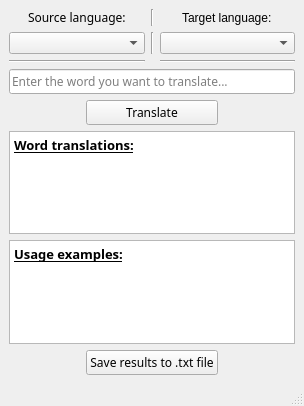
<?xml version="1.0" encoding="UTF-8"?>
<ui version="4.0">
 <class>MainWindow</class>
 <widget class="QMainWindow" name="MainWindow">
  <property name="geometry">
   <rect>
    <x>0</x>
    <y>0</y>
    <width>304</width>
    <height>406</height>
   </rect>
  </property>
  <property name="windowTitle">
   <string>MainWindow</string>
  </property>
  <widget class="QWidget" name="centralwidget">
   <layout class="QGridLayout" name="gridLayout">
    <item row="0" column="0">
     <layout class="QGridLayout" name="gridLayout_4">
      <item row="1" column="0">
       <widget class="QComboBox" name="comboBox"/>
      </item>
      <item row="1" column="2">
       <widget class="QComboBox" name="comboBox_2"/>
      </item>
      <item row="1" column="1">
       <widget class="Line" name="line">
        <property name="orientation">
         <enum>Qt::Vertical</enum>
        </property>
       </widget>
      </item>
      <item row="0" column="2" alignment="Qt::AlignHCenter">
       <widget class="QLabel" name="label_2">
        <property name="font">
         <font>
          <family>Microsoft YaHei UI</family>
         </font>
        </property>
        <property name="text">
         <string>Target language:</string>
        </property>
       </widget>
      </item>
      <item row="2" column="2">
       <widget class="Line" name="line_4">
        <property name="orientation">
         <enum>Qt::Horizontal</enum>
        </property>
       </widget>
      </item>
      <item row="0" column="0" alignment="Qt::AlignHCenter">
       <widget class="QLabel" name="label">
        <property name="font">
         <font>
          <family>Microsoft YaHei</family>
         </font>
        </property>
        <property name="text">
         <string>Source language:</string>
        </property>
       </widget>
      </item>
      <item row="2" column="0">
       <widget class="Line" name="line_3">
        <property name="orientation">
         <enum>Qt::Horizontal</enum>
        </property>
       </widget>
      </item>
      <item row="0" column="1">
       <widget class="Line" name="line_2">
        <property name="orientation">
         <enum>Qt::Vertical</enum>
        </property>
       </widget>
      </item>
     </layout>
    </item>
    <item row="1" column="0">
     <layout class="QGridLayout" name="gridLayout_8">
      <item row="2" column="0" colspan="3">
       <widget class="QTextBrowser" name="textBrowser">
        <property name="font">
         <font>
          <family>Microsoft YaHei Light</family>
         </font>
        </property>
        <property name="horizontalScrollBarPolicy">
         <enum>Qt::ScrollBarAlwaysOff</enum>
        </property>
        <property name="html">
         <string>&lt;!DOCTYPE HTML PUBLIC &quot;-//W3C//DTD HTML 4.0//EN&quot; &quot;http://www.w3.org/TR/REC-html40/strict.dtd&quot;&gt;
&lt;html&gt;&lt;head&gt;&lt;meta name=&quot;qrichtext&quot; content=&quot;1&quot; /&gt;&lt;style type=&quot;text/css&quot;&gt;
p, li { white-space: pre-wrap; }
&lt;/style&gt;&lt;/head&gt;&lt;body style=&quot; font-family:'Microsoft YaHei Light'; font-size:8pt; font-weight:400; font-style:normal;&quot;&gt;
&lt;p style=&quot; margin-top:0px; margin-bottom:0px; margin-left:0px; margin-right:0px; -qt-block-indent:0; text-indent:0px;&quot;&gt;&lt;span style=&quot; font-size:10pt; font-weight:600; text-decoration: underline;&quot;&gt;Word translations:&lt;/span&gt;&lt;/p&gt;
&lt;p style=&quot;-qt-paragraph-type:empty; margin-top:0px; margin-bottom:0px; margin-left:0px; margin-right:0px; -qt-block-indent:0; text-indent:0px; font-weight:600;&quot;&gt;&lt;br /&gt;&lt;/p&gt;&lt;/body&gt;&lt;/html&gt;</string>
        </property>
       </widget>
      </item>
      <item row="0" column="0" colspan="3">
       <widget class="QLineEdit" name="lineEdit">
        <property name="font">
         <font>
          <family>Microsoft YaHei UI Light</family>
         </font>
        </property>
        <property name="text">
         <string/>
        </property>
        <property name="placeholderText">
         <string>Enter the word you want to translate...</string>
        </property>
       </widget>
      </item>
      <item row="1" column="1">
       <widget class="QPushButton" name="pushButton">
        <property name="font">
         <font>
          <family>Microsoft YaHei</family>
         </font>
        </property>
        <property name="text">
         <string>Translate</string>
        </property>
       </widget>
      </item>
      <item row="1" column="2">
       <spacer name="verticalSpacer">
        <property name="orientation">
         <enum>Qt::Vertical</enum>
        </property>
        <property name="sizeHint" stdset="0">
         <size>
          <width>20</width>
          <height>40</height>
         </size>
        </property>
       </spacer>
      </item>
      <item row="1" column="0">
       <spacer name="verticalSpacer_2">
        <property name="orientation">
         <enum>Qt::Vertical</enum>
        </property>
        <property name="sizeHint" stdset="0">
         <size>
          <width>20</width>
          <height>40</height>
         </size>
        </property>
       </spacer>
      </item>
      <item row="4" column="1">
       <widget class="QPushButton" name="pushButton_2">
        <property name="font">
         <font>
          <family>Microsoft YaHei</family>
         </font>
        </property>
        <property name="text">
         <string>Save results to .txt file</string>
        </property>
       </widget>
      </item>
      <item row="3" column="0" colspan="3">
       <widget class="QTextBrowser" name="textBrowser_2">
        <property name="font">
         <font>
          <family>Microsoft YaHei Light</family>
         </font>
        </property>
        <property name="horizontalScrollBarPolicy">
         <enum>Qt::ScrollBarAlwaysOff</enum>
        </property>
        <property name="html">
         <string>&lt;!DOCTYPE HTML PUBLIC &quot;-//W3C//DTD HTML 4.0//EN&quot; &quot;http://www.w3.org/TR/REC-html40/strict.dtd&quot;&gt;
&lt;html&gt;&lt;head&gt;&lt;meta name=&quot;qrichtext&quot; content=&quot;1&quot; /&gt;&lt;style type=&quot;text/css&quot;&gt;
p, li { white-space: pre-wrap; }
&lt;/style&gt;&lt;/head&gt;&lt;body style=&quot; font-family:'Microsoft YaHei Light'; font-size:8pt; font-weight:400; font-style:normal;&quot;&gt;
&lt;p style=&quot; margin-top:0px; margin-bottom:0px; margin-left:0px; margin-right:0px; -qt-block-indent:0; text-indent:0px;&quot;&gt;&lt;span style=&quot; font-size:10pt; font-weight:600; text-decoration: underline;&quot;&gt;Usage examples:&lt;/span&gt;&lt;/p&gt;
&lt;p style=&quot;-qt-paragraph-type:empty; margin-top:0px; margin-bottom:0px; margin-left:0px; margin-right:0px; -qt-block-indent:0; text-indent:0px;&quot;&gt;&lt;br /&gt;&lt;/p&gt;&lt;/body&gt;&lt;/html&gt;</string>
        </property>
       </widget>
      </item>
     </layout>
    </item>
   </layout>
  </widget>
  <widget class="QStatusBar" name="statusbar"/>
 </widget>
 <resources/>
 <connections/>
</ui>
